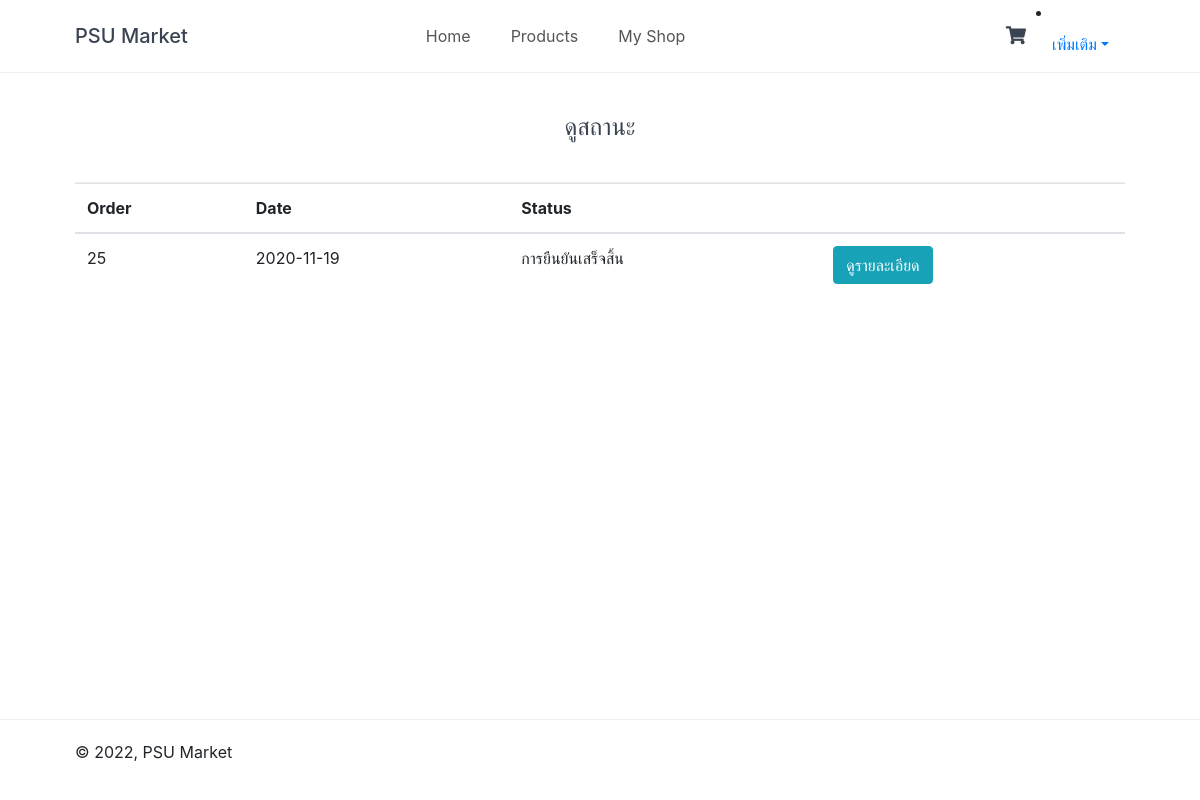
The app's page /customer/index.php?page=status_order (signed in) with its own data.
### tables this page shows
CREATE TABLE `orders` (
  `order_id` int(10) NOT NULL,
  `date` date NOT NULL,
  `payment_slip` varchar(100) NOT NULL,
  `buyer_id` varchar(10) NOT NULL,
  `status_order_id` int(11) NOT NULL
);

CREATE TABLE `status_orders` (
  `st_id` int(6) NOT NULL,
  `st_name` varchar(50) NOT NULL
);

### customer/index.php (called while the page is built, shortened)
<?php
include ('functions.php');
$page = isset($_GET['page']) && file_exists($_GET['page'] . '.php') ? $_GET['page'] : 'home';
include $page . '.php';
?>

### customer/status_order.php (the view, shortened to what this page needs)
<?php
include('../connectDB.php');
$sql_history = "SELECT o.*,so.st_name FROM orders o LEFT JOIN status_orders so ON o.status_order_id=so.st_id
WHERE buyer_id = '$_SESSION[member_id]' ";
$result_history = mysqli_query($conn, $sql_history);
?>
<?= template_header('ดูสถานะสินค้า') ?>
<?php
$var = isset($_SESSION['member_id']) ? $_SESSION['member_id'] : '';
if ($var == '') {
    include('menu_nologin.php');
} else {
    include('menuLogin.php');
}
?>
<div class="recentlyadded content-wrapper">
    <h2>ดูสถานะ</h2>
    <table class="table">
        <thead>
            <tr>
                <th>Order</th>
                <th>Date</th>
                <th>Status</th>
                <th></th>
            </tr>
        </thead>
        <tbody>
            <?php
            while ($row = mysqli_fetch_assoc($result_history)) {
            ?>
                <tr>
                    <td><?= $row['order_id'] ?></td>
                    <td><?= $row['date'] ?></td>
                    <td><?= $row['st_name'] ?></td>
                    <td><button class="btn btn-info" onclick="hist('<?= $row['order_id'] ?>')">ดูรายละเอียด</button></td>
                </tr>
            <?php } ?>
        </tbody>
    </table>
</div>
<?= template_footer() ?>

### customer/style.css (style rules this page uses)
* { box-sizing: border-box; font-family: -apple-system, BlinkMacSystemFont, "segoe ui", roboto, oxygen, ubuntu, cantarell, "fira sans", "droid sans", "helvetica neue", Arial, sans-serif; font-size: 16px; -webkit-font-smoothing: antialiased; -moz-osx-font-smoothing: grayscale; }
html { height: 100%; }
body { position: relative; min-height: 100%; color: #555555; background-color: #FFFFFF; margin: 0; padding-bottom: 100px; }
h1, h2, h3, h4, h5 { color: #394352; }
.content-wrapper { width: 1050px; margin: 0 auto; }
main .recentlyadded h2 { display: block; font-weight: normal; margin: 0; padding: 40px 0; font-size: 24px; text-align: center; width: 100%; border-bottom: 1px solid #EEEEEE; }

### records on screen
orders: order_id "25", date "2020-11-19", status_order.st_name "การยืนยันเสร็จสิ้น"
